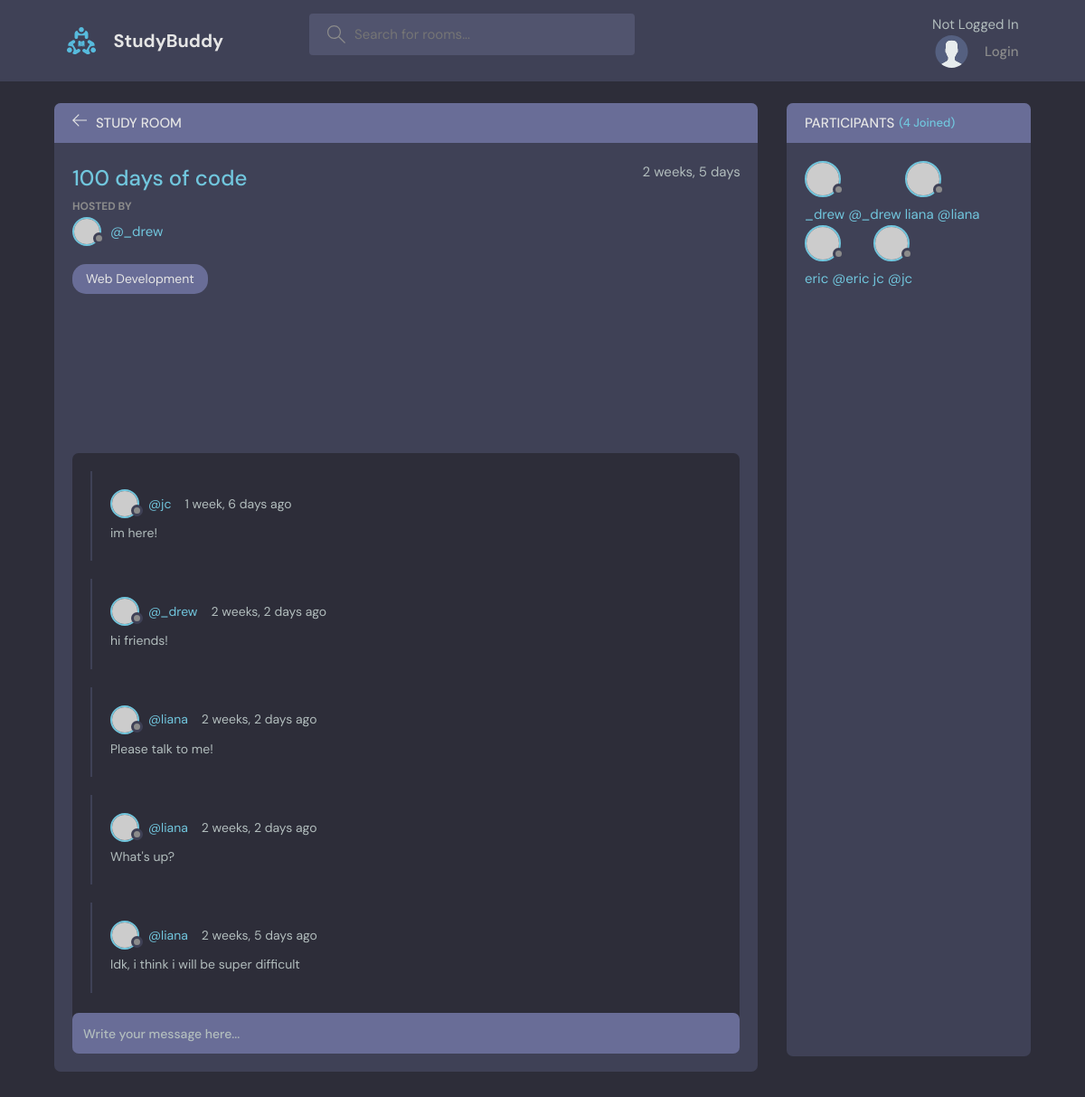
Page /room/2/ on the committed database.
### base/models.py (models this page shows, shortened)
class Room(models.Model):
    host = models.ForeignKey(
        User,
        on_delete=models.SET_NULL, null=True
        )
    topic = models.ForeignKey(
        Topic,
        on_delete=models.SET_NULL, null=True
        )
    name = models.CharField(max_length=200)
    description = models.TextField(null=True, blank=True)
    participants = models.ManyToManyField(User, related_name='participants', blank=True)
    updated = models.DateTimeField(auto_now=True)
    created = models.DateTimeField(auto_now_add=True)
    class Meta:
        ordering = ['-updated', '-created']

class Topic(models.Model):
    name = models.CharField(max_length=200)
    def __str__(self):
        return self.name

class Message(models.Model):
    user = models.ForeignKey(
        User,
        on_delete=models.CASCADE
    )
    room = models.ForeignKey(
        Room,
        on_delete=models.CASCADE
    )
    body = models.TextField()
    updated = models.DateTimeField(auto_now=True)
    created = models.DateTimeField(auto_now_add=True)
    class Meta:
        ordering = ['-updated', '-created']

### base/views.py (the view, shortened to what this page needs)
# urls.py: path('room/<str:pk>/', views.room, name="room"),
def room(request, pk):
    room = Room.objects.get(id=pk)
    room_messages = room.message_set.all().order_by('-created')
    participants = room.participants.all()
    context = {
        'room':room,
        'room_messages': room_messages,
        'participants': participants,
    }
    return render(request, 'base/room.html', context)

### base/templates/base/room.html (shortened to what this page needs)
{% extends 'main.html' %}
{% block content %}
    <main class="profile-page layout layout--2">
      <div class="container">
        <div class="room">
          <div class="room__top">
            <div class="room__topLeft">
              <a href="{% url 'home' %}">
                <svg version="1.1" xmlns="http://www.w3.org/2000/svg" width="32" height="32" viewBox="0 0 32 32">
                  <title>arrow-left</title>
                  <path
                    d="M13.723 2.286l-13.723 13.714 13.719 13.714 1.616-1.611-10.96-10.96h27.625v-2.286h-27.625l10.965-10.965-1.616-1.607z"
                  ></path>
                </svg>
              </a>
              <h3>Study Room</h3>
            </div>
          </div>
          <div class="room__box scroll">
            <div class="room__header scroll">
              <div class="room__info">
                <h3>{{room.name}}</h3>
                <span>{{room.created|timesince}}</span>
              </div>
              <div class="room__hosted">
                <p>Hosted By</p>
                <a href="{% url 'user-profile' room.host.id %}" class="room__author">
                  <div class="avatar avatar--small">
                    <img src="https://randomuser.me/api/portraits/men/37.jpg" />
                  </div>
                  <span>@{{room.host.username}}</span>
                </a>
              </div>
              <span class="room__topics">{{room.topic}}</span>
            </div>
            <div class="room__conversation">
              <div class="threads scroll">
                {% for message in room_messages %}
                <div class="thread">
                  <div class="thread__top">
                    <div class="thread__author">
                      <a href="{% url 'user-profile' message.user.id %}" class="thread__authorInfo">
                        <div class="avatar avatar--small">
                          <img src="https://randomuser.me/api/portraits/men/37.jpg" />
                        </div>
                        <span>@{{message.user.username}}</span>
                      </a>
                      <span class="thread__date"> {{message.created|timesince}} ago </span>
                    </div>
                  </div>
                  <div class="thread__details">
                    {{message.body}}
                  </div>
                </div>
                {% endfor %}
              </div>
            </div>
          </div>
          <div class="room__message">
            <form action="" method="POST">
              <input name="body" placeholder="Write your message here..." />
            </form>
          </div>
        </div>
        <div class="participants">
          <h3 class="participants__top">Participants <span>({{participants.count}} Joined)</span></h3>
          <div class="participants__list scroll">
            {% for user in participants %}
            <a href=" {% url 'user-profile' user.id %} class="participant">
              <div class="avatar avatar--medium">
                <img src="https://randomuser.me/api/portraits/men/37.jpg" />
              </div>
              <p>
                {{user.username}}
                <span>@{{user.username}}</span>
              </p>
            </a>
            {% endfor %}
          </div>
        </div>
      </div>
    </main>
    {% endblock content %}

### rows in the picture
Room: name "100 days of code", created "2 weeks, 5 days", host.username "_drew", topic "Web Development"
Message: user.username "jc", created "1 week, 6 days", body "im here!"
Message: user.username "_drew", created "2 weeks, 2 days", body "hi friends!"
Message: user.username "liana", created "2 weeks, 2 days", body "Please talk to me!"
Message: user.username "liana", created "2 weeks, 2 days", body "What's up?"
Message: user.username "liana", created "2 weeks, 5 days", body "Idk, i think i will be super difficult"

### other values in the picture
{{ participants.count }} "4"
{{ user.username }} "_drew"
{{ user.username }} "liana"
{{ user.username }} "eric"
{{ user.username }} "jc"
